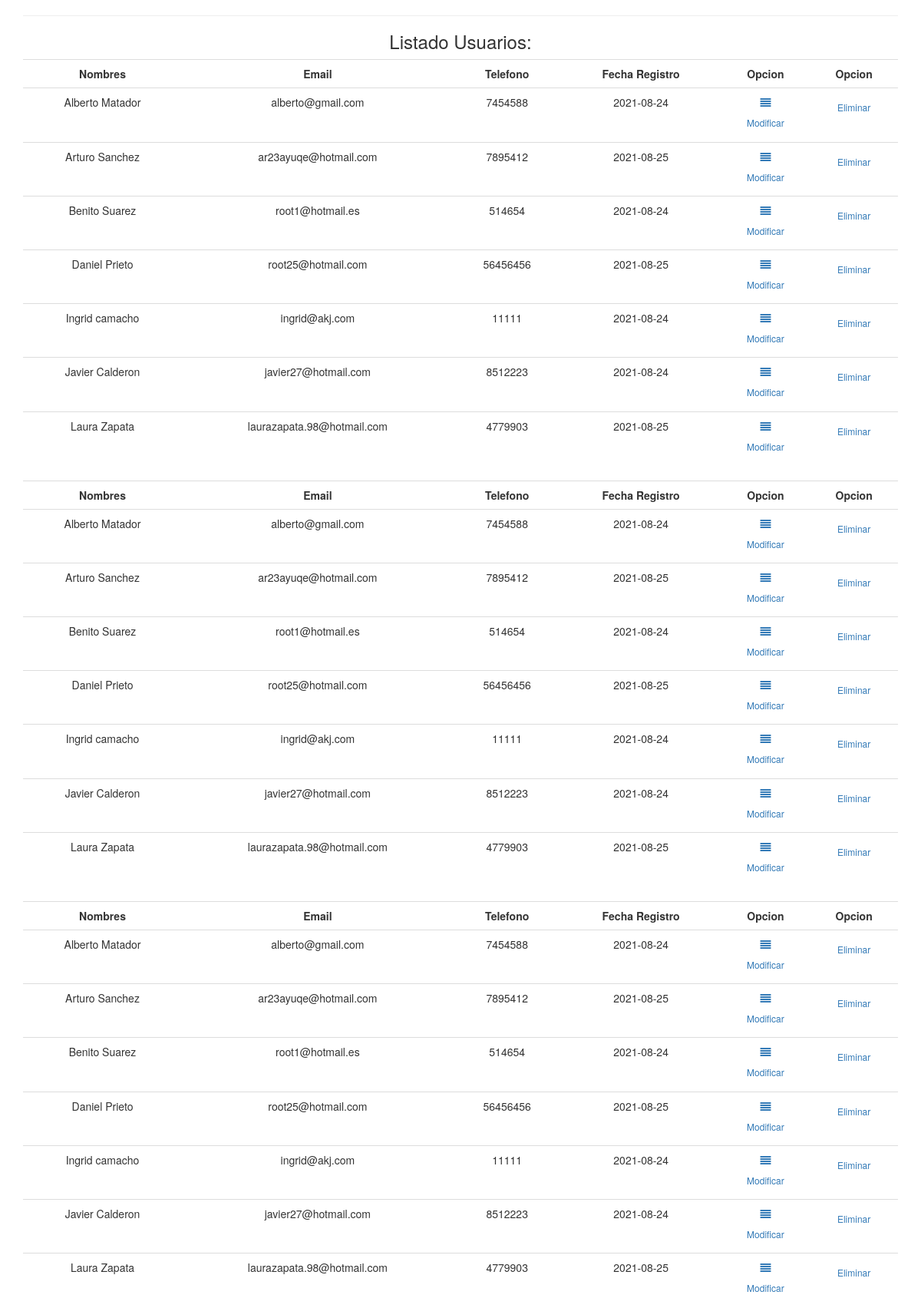
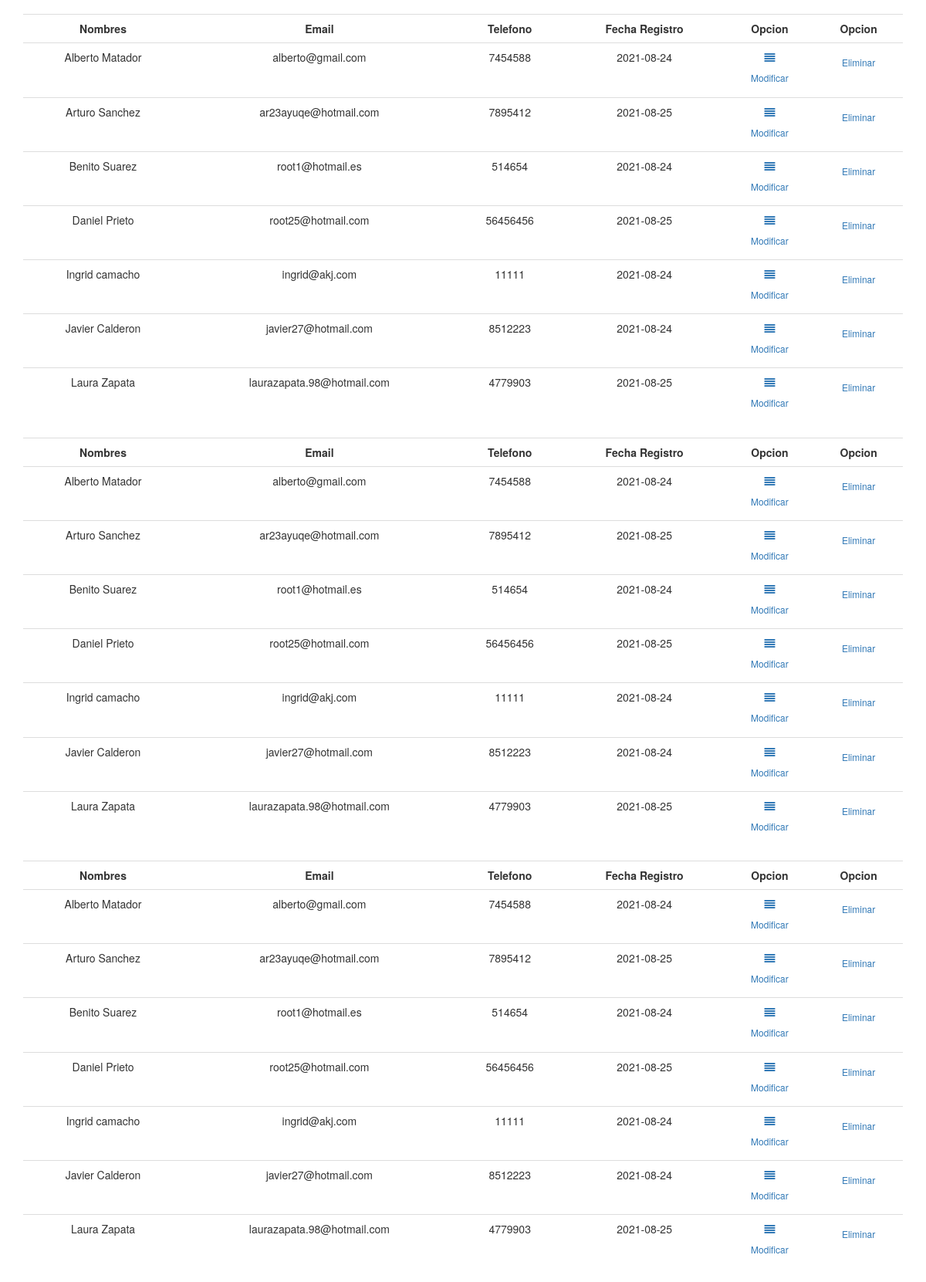
The app's page /controllers/controlador.php (upper part) with its own data (2 pictures, top to bottom).
### tables this page shows
CREATE TABLE `usario` (
  `id` int(255) NOT NULL,
  `email` varchar(255) NOT NULL,
  `pass` varchar(255) NOT NULL,
  `Nombre` varchar(255) NOT NULL,
  `Telefono` int(255) NOT NULL,
  `FechaRegistro` date NOT NULL
);

### controllers/controlador.php (called while the page is built)
<?php
    require_once("../models/modelo.php");
    $usario = new Usuario();
    $datos = $usario->getUsuarios();
    require_once("../views/vista.php");
?>

### views/function.php (called while the page is built, shortened)
<?php
function db_query($query1) {
    $connection1 = mysqli_connect("localhost","root","","usuariosnoticia");
    $result1 = mysqli_query($connection1,$query1);
    return $result1;
}
?>

### models/modelo.php (called while the page is built, shortened)
<?php
class Usuario {
    private $usario;
    private $db;
    public function __construct() {
        $this->usario = array();
        $this->db = new PDO('mysql:host=localhost;dbname=usuariosnoticia', "root", "");
    }
    private function setNames() {
        return $this->db->query("SET NAMES 'utf8'");
    }
    public function getUsuarios() {
        self::setNames();
        $sql = "SELECT id, email, pass, Nombre, Telefono,FechaRegistro FROM usario ORDER BY Nombre ASC";
        foreach ($this->db->query($sql) as $res) {
            $this->usario[] = $res ;
        }
        return $this->usario ;
        $this->db = null;
    }
}
?>

### views/vista.php (the view, shortened to what this page needs)
<!DOCTYPE html>
<html>
    <head>
        <link href="//maxcdn.bootstrapcdn.com/bootstrap/3.2.0/css/bootstrap.min.css" rel="stylesheet" type="text/css" />
        <link href="https://maxcdn.bootstrapcdn.com/font-awesome/4.7.0/css/font-awesome.min.css" rel="stylesheet" >
    </head>
    <body>
        <div class="container">
            <div class=" text-center">
                <hr/>
                <h3>Listado Usuarios:</h3>
                   <?php
                        include("function.php");
                        include "../controllers/controlador.php";
                    ?>
<?php
    $sql1 = "select * from usario";
    $result1 = db_query($sql1);
    while($row1 = mysqli_fetch_object($result1)){
?>
                     <table class="table">
                    <tr>
                        <td><strong>Nombres</strong></td>
                        <td><strong>Email</strong></td>
                        <td><strong>Telefono</strong></td>
                        <td><strong>Fecha Registro</strong></td>
                        <td><strong>Opcion</strong></td>
                        <td><strong>Opcion</strong></td>
                    </tr>
                    <?php
                    for ($i = 0; $i < count($datos); $i++) {
                        ksort($datos,2);
                        ?>
                        <tr>
                            <td><?php echo $datos[$i]["Nombre"]; ?></td>
                            <td><?php echo $datos[$i]["email"]; ?> </td>
                            <td><?php echo $datos[$i]["Telefono"]; ?> </td>
                            <td><?php echo $datos[$i]["FechaRegistro"]; ?> </td>
                            <td><a href="../controllers/modificar.php"><i class="fa fa-align-justify"></i> <h6>Modificar</h6></a> </td>
                            <td><a  href="../controllers/eliminar.php?id=<?php echo $row1->id;?>"><i></i> <h6>Eliminar</h6></a> </td>
                        </tr>
                        <?php }  }  ?>
                    </table>
            </div>
        </div>
    </body>
</html>

### records on screen
usario: Nombre "Alberto Matador", email "alberto@gmail.com", Telefono "7454588", FechaRegistro "2021-08-24"
usario: Nombre "Arturo Sanchez", email "ar23ayuqe@hotmail.com", Telefono "7895412", FechaRegistro "2021-08-25"
usario: Nombre "Benito Suarez", email "root1@hotmail.es", Telefono "514654", FechaRegistro "2021-08-24"
usario: Nombre "Daniel Prieto", email "root25@hotmail.com", Telefono "56456456", FechaRegistro "2021-08-25"
usario: Nombre "Ingrid camacho", email "ingrid@akj.com", Telefono "11111", FechaRegistro "2021-08-24"
usario: Nombre "Javier Calderon", email "javier27@hotmail.com", Telefono "8512223", FechaRegistro "2021-08-24"
usario: Nombre "Laura Zapata", email "laurazapata.98@hotmail.com", Telefono "4779903", FechaRegistro "2021-08-25"
